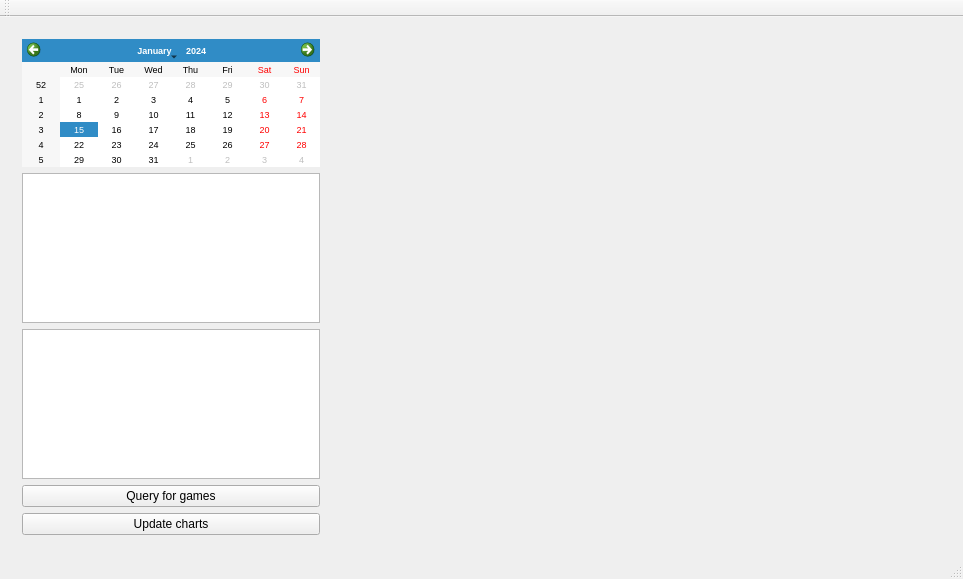
<?xml version="1.0" encoding="UTF-8"?>
<ui version="4.0">
 <class>MainWindow</class>
 <widget class="QMainWindow" name="MainWindow">
  <property name="geometry">
   <rect>
    <x>0</x>
    <y>0</y>
    <width>963</width>
    <height>579</height>
   </rect>
  </property>
  <property name="windowTitle">
   <string>Hockey Statistics Analyzer</string>
  </property>
  <widget class="QWidget" name="centralWidget">
   <layout class="QGridLayout" name="gridLayout">
    <item row="0" column="0">
     <widget class="QFrame" name="mListFrame">
      <property name="maximumSize">
       <size>
        <width>320</width>
        <height>16777215</height>
       </size>
      </property>
      <property name="frameShape">
       <enum>QFrame::Panel</enum>
      </property>
      <property name="frameShadow">
       <enum>QFrame::Plain</enum>
      </property>
      <property name="lineWidth">
       <number>0</number>
      </property>
      <layout class="QVBoxLayout" name="verticalLayout">
       <item>
        <widget class="QCalendarWidget" name="mDatePicker">
         <property name="sizePolicy">
          <sizepolicy hsizetype="Expanding" vsizetype="Fixed">
           <horstretch>100</horstretch>
           <verstretch>0</verstretch>
          </sizepolicy>
         </property>
         <property name="font">
          <font>
           <pointsize>7</pointsize>
          </font>
         </property>
        </widget>
       </item>
       <item>
        <widget class="QListView" name="mGamesTodayListView">
         <property name="sizePolicy">
          <sizepolicy hsizetype="Expanding" vsizetype="Expanding">
           <horstretch>100</horstretch>
           <verstretch>0</verstretch>
          </sizepolicy>
         </property>
         <property name="minimumSize">
          <size>
           <width>150</width>
           <height>0</height>
          </size>
         </property>
         <property name="maximumSize">
          <size>
           <width>16777215</width>
           <height>16777215</height>
          </size>
         </property>
        </widget>
       </item>
       <item>
        <widget class="QListView" name="listView"/>
       </item>
       <item>
        <widget class="QPushButton" name="mLoadGamesToday">
         <property name="text">
          <string>Query for games</string>
         </property>
        </widget>
       </item>
       <item>
        <widget class="QPushButton" name="mUpdateCharts">
         <property name="text">
          <string>Update charts</string>
         </property>
        </widget>
       </item>
      </layout>
     </widget>
    </item>
    <item row="0" column="1" colspan="2">
     <widget class="QFrame" name="mContentFrame">
      <property name="frameShape">
       <enum>QFrame::Panel</enum>
      </property>
      <property name="frameShadow">
       <enum>QFrame::Plain</enum>
      </property>
      <property name="lineWidth">
       <number>0</number>
      </property>
     </widget>
    </item>
   </layout>
  </widget>
  <widget class="QToolBar" name="mainToolBar">
   <attribute name="toolBarArea">
    <enum>TopToolBarArea</enum>
   </attribute>
   <attribute name="toolBarBreak">
    <bool>false</bool>
   </attribute>
  </widget>
  <widget class="QStatusBar" name="statusBar"/>
  <widget class="QMenuBar" name="menuBar">
   <property name="geometry">
    <rect>
     <x>0</x>
     <y>0</y>
     <width>963</width>
     <height>21</height>
    </rect>
   </property>
  </widget>
  <action name="actionSpanSet5">
   <property name="checkable">
    <bool>true</bool>
   </property>
   <property name="text">
    <string>5 game span</string>
   </property>
  </action>
  <action name="actionSpanSet10">
   <property name="checkable">
    <bool>true</bool>
   </property>
   <property name="text">
    <string>10 game span</string>
   </property>
  </action>
  <action name="actionSpanSetSeason">
   <property name="checkable">
    <bool>true</bool>
   </property>
   <property name="text">
    <string>Entire season</string>
   </property>
  </action>
 </widget>
 <layoutdefault spacing="6" margin="11"/>
 <resources/>
 <connections/>
</ui>
